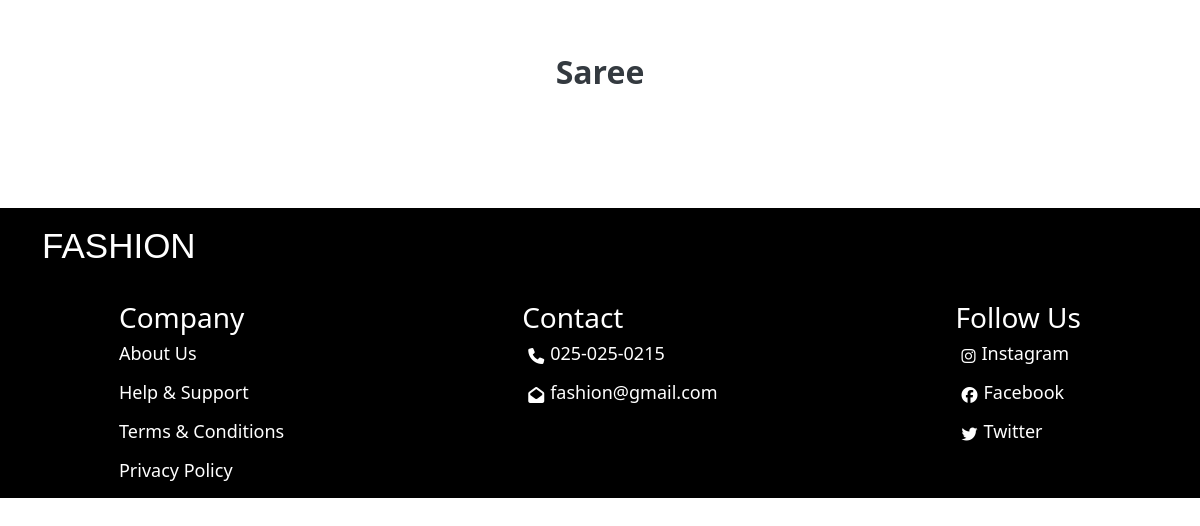
/sareew, run on an earlier commit of the app's database.
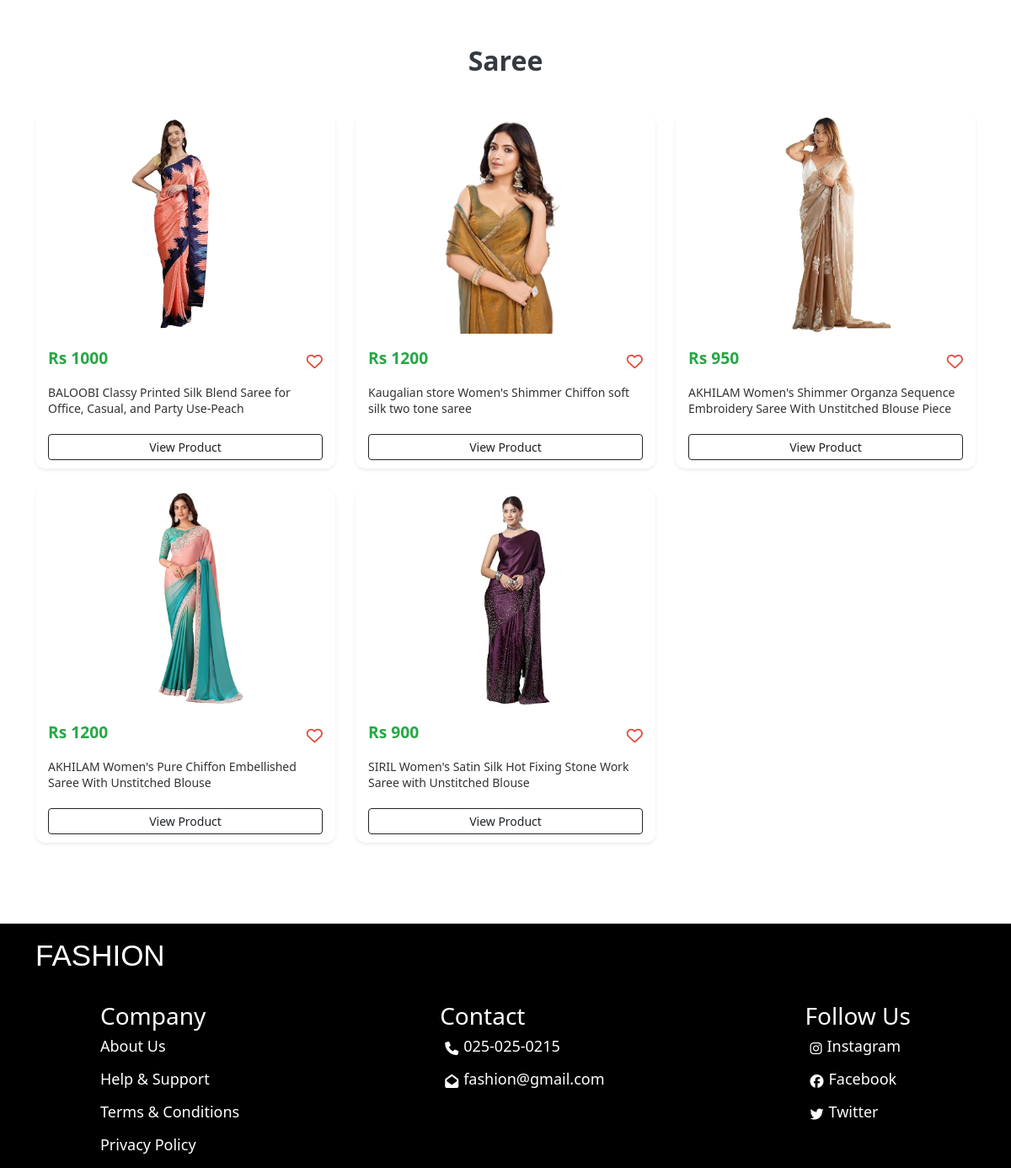
And on a later commit of the database.
### clothes/models.py (models this page shows)
class clothes(models.Model):
    clothname = models.CharField(max_length=100)
    clothprice = models.IntegerField()
    clothescat = models.CharField(choices=category,max_length=200)
    clothesdesc = models.TextField()
    clothimg = models.ImageField()

### clothes/views.py (the view)
# urls.py: path('sareew', views.sareew),
def sareew(req):
    db = clothes.objects.filter(clothescat='sareesw').values()
    cd = list(db)
    return render(req, 'sareew.html', context={'data': cd})

### clothes/templates/sareew.html (shortened to what this page needs)
{% load static %}
<!DOCTYPE html>
<html lang="en">
<head>
    <link href="https://cdn.jsdelivr.net/npm/bootstrap@5.3.3/dist/css/bootstrap.min.css" rel="stylesheet">
    <link rel="stylesheet" href="https://cdnjs.cloudflare.com/ajax/libs/font-awesome/6.6.0/css/all.min.css" />
    <link rel="stylesheet" href={% static 'styles.css' %}>
</head>
<body>
      <div class="container py-5">
        <div class="store-header">Saree</div>
        <div class="row g-4">
          {% for i in data %}
          <div class="col-lg-4 col-md-6 col-sm-12">
            <div class="product-card shadow-sm">
              <div class="image-wrapper">
                <img src="{% static 'clothimg/' %}{{ i.clothimg }}" alt="Product" class="product-image">
              </div>
              <div class="card-body">
                <div class="d-flex justify-content-between align-items-center mb-2">
                  <span class="product-price">Rs {{i.clothprice}}</span>
                  <i class="fa-regular fa-heart like-icon"></i>
                </div>
                <p class="product-title">
                  {{ i.clothname }}
                </p>
                <a href="productshow/{{i.id}}" class="btn btn-outline-dark btn-sm mt-2 w-100">View Product</a>
              </div>
            </div>
          </div>
          {% endfor %}
        </div>
      </div>
      <div class="downpart" style="margin-top: 4%;">
        <div class="sc d-flex" style="margin-left: 30px; padding: 12px">
            <p class="logo">FASHION</p>
        </div>
        <div class="down">
            <div class="infoserv">
                <h3>Company</h3>
                <div class="sa">
                    <a href="about">
                        <p>About Us</p>
                    </a>
                    <a href="help">
                        <p>Help & Support</p>
                    </a>
                    <a href="term">
                        <p>Terms & Conditions</p>
                    </a>
                    <a href="privacy">
                        <p>Privacy Policy</p>
                    </a>
                </div>
            </div>
            <div class="contact">
                <h3>Contact</h3>
                <div class="sa">
                    <div class="sso d-flex">
                        <i class="fa-solid fa-phone"></i>
                        <p>025-025-0215</p>
                    </div>
                    <div class="sso d-flex">
                        <i class="fa-solid fa-envelope-open"></i>
                        <p>fashion@gmail.com</p>
                    </div>
                </div>
            </div>
            <div class="social">
                <h3>Follow Us</h3>
                <div class="sa sss">
                    <a href="https://www.instagram.com/accounts/login/?hl=en" style="text-decoration: none; color: white">
                        <div class="sso d-flex">
                            <i class="fa-brands fa-instagram"></i>
                            <p>Instagram</p>
                        </div>
                    </a>
                    <a href="https://www.facebook.com/" style="text-decoration: none; color: white">
                        <div class="sso d-flex">
                            <i class="fa-brands fa-facebook"></i>
                            <p>Facebook</p>
                        </div>
                    </a>
                    <a href="https://x.com/login" style="text-decoration: none; color: white">
                        <div class="sso d-flex">
                            <i class="fa-brands fa-twitter"></i>
                            <p>Twitter</p>
                        </div>
                    </a>
                </div>
            </div>
        </div>
    </div>
</body>
</html>

What changed in the data, as far as the page shows it:
added clothes: clothimg (picture), clothprice "1000", clothname "BALOOBI Classy Printed Silk Blend Saree for Office, Casual, and Party Use-Peach"
added clothes: clothimg (picture), clothprice "1200", clothname "Kaugalian store Women's Shimmer Chiffon soft silk two tone saree"
added clothes: clothimg (picture), clothprice "950", clothname "AKHILAM Women's Shimmer Organza Sequence Embroidery Saree With Unstitched Blouse Piece"
added clothes: clothimg (picture), clothprice "1200", clothname "AKHILAM Women's Pure Chiffon Embellished Saree With Unstitched Blouse"
added clothes: clothimg (picture), clothprice "900", clothname "SIRIL Women's Satin Silk Hot Fixing Stone Work Saree with Unstitched Blouse"
